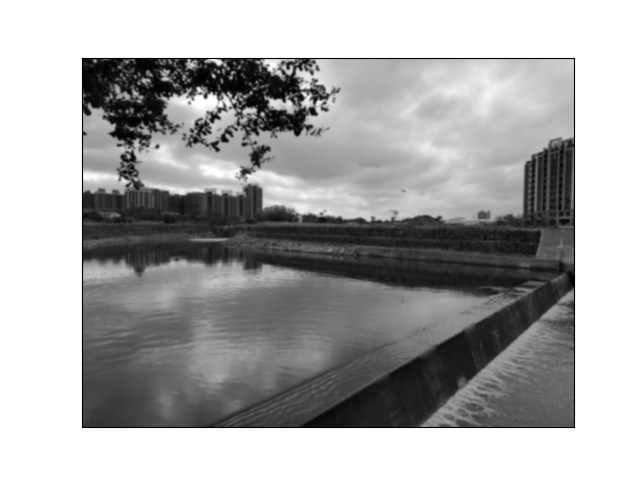
#> input picture final exam_robot vision/Resources/secret_message.png, 640 x 480 px
$ python test.py
#> lines starting #> are read from the running program, lines starting #| are printed output that depends on the picture
import cv2
import numpy as np
import matplotlib.pyplot as plt
import matplotlib.animation as animation
from matplotlib import cm
from PIL import Image
import requests

img=cv2.imread("Resources/secret_message.png")
#> img is the input picture: shape (480, 640, 3); min 0, max 255, mean 169.1
dimg=cv2.imread("Resources/down.png")
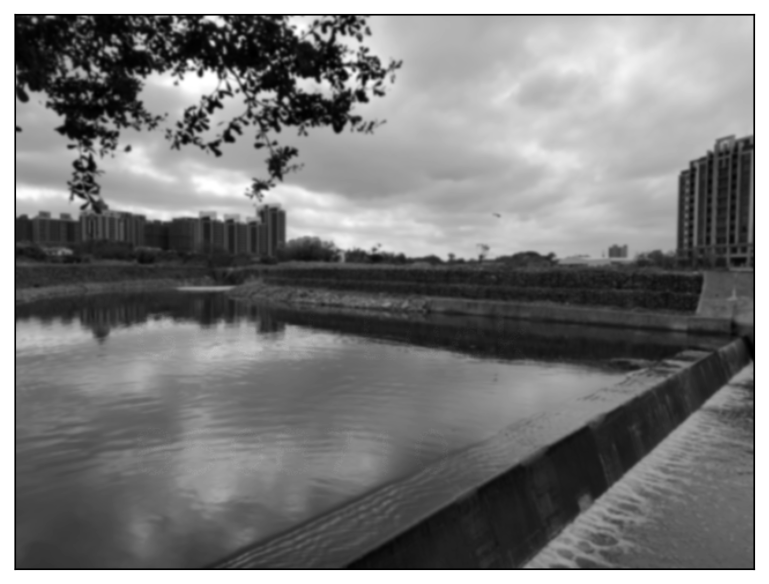
#> input picture final exam_robot vision/Resources/down.png, 1538 x 1168 px (shown at 1/2 size)
#> dimg is the input picture: shape (1168, 1538, 3); min 0, max 255, mean 122.5

img=cv2.resize(img,(640,480))
dimg=cv2.resize(dimg,(640,480))
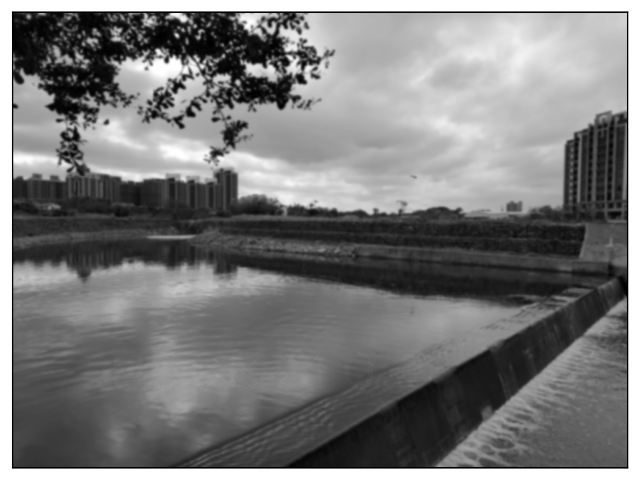
#> dimg: shape (480, 640, 3); min 0, max 255, mean 122.4

a=200
text=(dimg-((1-a)*img))/a
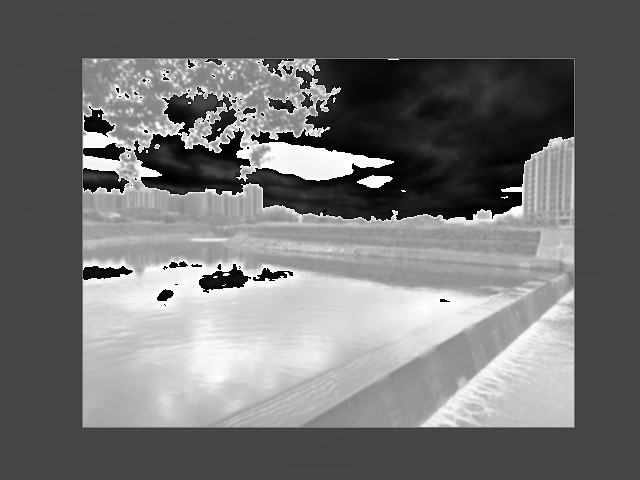
#> text: shape (480, 640, 3) float64; min -163.6, max 163.6, mean -16.2; drawn with min black and max white
cv2.imshow("a",text)
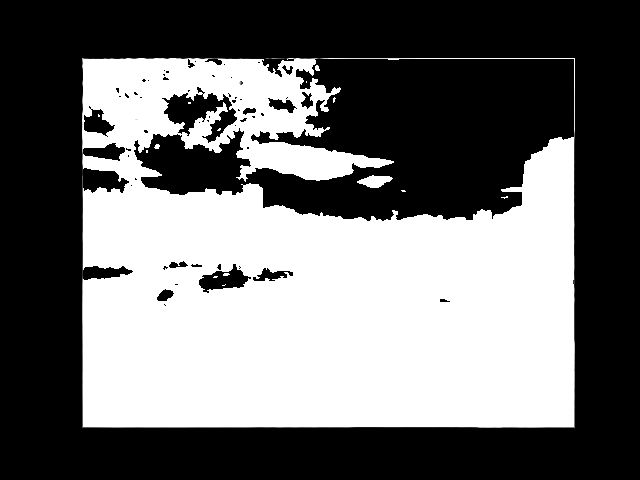
#> window 'a': shape (480, 640, 3); min 0, max 255, mean 110.3
cv2.waitKey(0)
